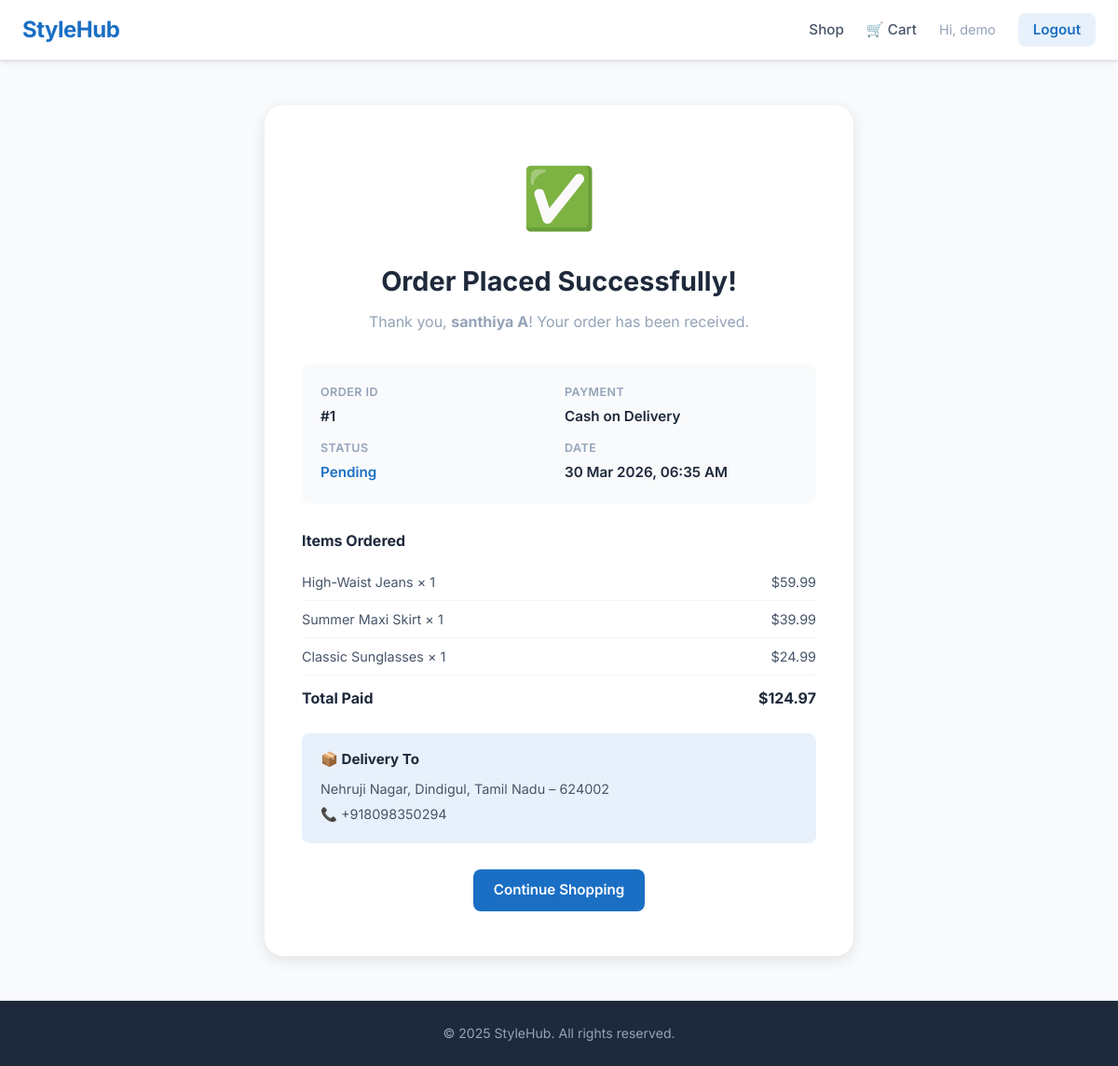
Screenshot of /order/confirmation/1/ (signed in) with the database file from the repository.
### store/models.py (models this page shows, shortened)
class Order(models.Model):
    STATUS_CHOICES = [
        ('pending', 'Pending'),
        ('processing', 'Processing'),
        ('shipped', 'Shipped'),
        ('delivered', 'Delivered'),
    ]
    user = models.ForeignKey(User, on_delete=models.CASCADE, related_name='orders')
    full_name = models.CharField(max_length=200)
    email = models.EmailField()
    phone = models.CharField(max_length=20)
    address = models.TextField()
    city = models.CharField(max_length=100)
    state = models.CharField(max_length=100)
    pincode = models.CharField(max_length=10)
    payment_method = models.CharField(max_length=50, default='Cash on Delivery')
    total_amount = models.DecimalField(max_digits=10, decimal_places=2)
    status = models.CharField(max_length=20, choices=STATUS_CHOICES, default='pending')
    created_at = models.DateTimeField(auto_now_add=True)

class OrderItem(models.Model):
    order = models.ForeignKey(Order, on_delete=models.CASCADE, related_name='items')
    product_name = models.CharField(max_length=200)
    product_price = models.DecimalField(max_digits=10, decimal_places=2)
    quantity = models.PositiveIntegerField()
    def get_subtotal(self):
        return self.product_price * self.quantity

### store/views.py (the view)
# urls.py: path('order/confirmation/<int:order_id>/', views.order_confirmation_view, name='order_confirmation'),
@login_required
def order_confirmation_view(request, order_id):
    order = get_object_or_404(Order, id=order_id, user=request.user)
    return render(request, 'store/order_confirmation.html', {
        'order': order,
        'cart_count': 0,
    })

### store/templates/store/order_confirmation.html (shortened to what this page needs)
{% extends 'store/base.html' %}
{% block content %}
<div class="confirmation-container">
  <div class="confirmation-card">
    <div class="confirm-icon">✅</div>
    <h2>Order Placed Successfully!</h2>
    <p class="confirm-sub">Thank you, <strong>{{ order.full_name }}</strong>! Your order has been received.</p>
    <div class="order-meta">
      <div class="order-meta-item">
        <span class="meta-label">Order ID</span>
        <span class="meta-value">#{{ order.id }}</span>
      </div>
      <div class="order-meta-item">
        <span class="meta-label">Payment</span>
        <span class="meta-value">{{ order.payment_method }}</span>
      </div>
      <div class="order-meta-item">
        <span class="meta-label">Status</span>
        <span class="meta-value status-badge">{{ order.get_status_display }}</span>
      </div>
      <div class="order-meta-item">
        <span class="meta-label">Date</span>
        <span class="meta-value">{{ order.created_at|date:"d M Y, h:i A" }}</span>
      </div>
    </div>
    <div class="order-items-table">
      <h4>Items Ordered</h4>
      {% for item in order.items.all %}
      <div class="confirm-item">
        <span>{{ item.product_name }} × {{ item.quantity }}</span>
        <span>${{ item.get_subtotal }}</span>
      </div>
      {% endfor %}
      <div class="confirm-total">
        <span>Total Paid</span>
        <span>${{ order.total_amount }}</span>
      </div>
    </div>
    <div class="delivery-info">
      <h4>📦 Delivery To</h4>
      <p>{{ order.address }}, {{ order.city }}, {{ order.state }} – {{ order.pincode }}</p>
      <p>📞 {{ order.phone }}</p>
    </div>
    <a href="{% url 'home' %}" class="btn-primary">Continue Shopping</a>
  </div>
</div>
{% endblock %}

### store/templates/store/base.html (shortened to what this page needs)
{% load static %}
<!DOCTYPE html>
<html lang="en">
<head>
  <link rel="stylesheet" href="{% static 'store/css/style.css' %}">
</head>
<body>
{% if user.is_authenticated %}
<header class="navbar">
  <div class="nav-inner">
    <a href="{% url 'home' %}" class="logo">StyleHub</a>
    <nav class="nav-links">
      <a href="{% url 'home' %}">Shop</a>
      <a href="{% url 'cart' %}" class="cart-link">
        🛒 Cart
      </a>
      <span class="nav-user">Hi, {{ user.username }}</span>
      <a href="{% url 'logout' %}" class="btn-logout">Logout</a>
    </nav>
  </div>
</header>
{% endif %}
<main>
  {% block content %}{% endblock %}
</main>
<footer class="footer">
  <p>&copy; 2025 StyleHub. All rights reserved.</p>
</footer>
</body>
</html>

### store/static/store/css/style.css (style rules this page uses)
*, *::before, *::after { box-sizing: border-box; margin: 0; padding: 0; }
:root { --blue: #1a6fc4; --blue-dark: #145aa0; --blue-light: #e8f1fb; --blue-mid: #2d8cff; --white: #ffffff; --gray-50: #f8fafc; --gray-100: #f1f5f9; --gray-200: #e2e8f0; --gray-400: #94a3b8; --gray-600: #475569; --gray-800: #1e293b; --red: #ef4444; --green: #22c55e; --shadow: 0 1px 3px rgba(0,0,0,.08), 0 2px 8px rgba(0,0,0,.06); --shadow-md: 0 4px 16px rgba(0,0,0,.10); --radius: 12px; --radius-sm: 8px; }
body { font-family: 'Inter', sans-serif; background: var(--gray-50); color: var(--gray-800); line-height: 1.6; min-height: 100vh; display: flex; flex-direction: column; }
a { text-decoration: none; color: inherit; }
.navbar { background: var(--white); border-bottom: 1px solid var(--gray-200); position: sticky; top: 0; z-index: 100; box-shadow: var(--shadow); }
.nav-inner { max-width: 1200px; margin: 0 auto; padding: 0 24px; height: 64px; display: flex; align-items: center; justify-content: space-between; }
.logo { font-size: 1.5rem; font-weight: 700; color: var(--blue); letter-spacing: -0.5px; }
.nav-links { display: flex; align-items: center; gap: 24px; font-size: 0.95rem; }
.nav-links a { color: var(--gray-600); font-weight: 500; transition: color .2s; }
.cart-link { position: relative; display: flex; align-items: center; gap: 4px; }
.nav-user { color: var(--gray-400); font-size: 0.9rem; }
.btn-logout { background: var(--blue-light); color: var(--blue) !important; padding: 6px 16px; border-radius: var(--radius-sm); font-weight: 600 !important; transition: background .2s !important; }
.btn-primary { display: inline-block; background: var(--blue); color: white !important; padding: 10px 22px; border-radius: var(--radius-sm); font-weight: 600; border: none; cursor: pointer; font-size: 0.95rem; transition: background .2s, transform .1s; text-align: center; }
.footer { margin-top: auto; background: var(--gray-800); color: var(--gray-400); text-align: center; padding: 24px; font-size: 0.88rem; }
.confirmation-container { max-width: 680px; margin: 48px auto; padding: 0 24px; }
.confirmation-card { background: white; border-radius: 20px; padding: 48px 40px; box-shadow: var(--shadow-md); text-align: center; }
.confirm-icon { font-size: 4rem; margin-bottom: 16px; }
.confirmation-card h2 { font-size: 1.8rem; font-weight: 700; margin-bottom: 8px; color: var(--gray-800); }
.confirm-sub { color: var(--gray-400); margin-bottom: 32px; font-size: 1rem; }
.order-meta { display: grid; grid-template-columns: 1fr 1fr; gap: 12px; background: var(--gray-50); border-radius: var(--radius-sm); padding: 20px; margin-bottom: 28px; text-align: left; }
.order-meta-item { display: flex; flex-direction: column; gap: 4px; }
.meta-label { font-size: 0.78rem; color: var(--gray-400); font-weight: 600; text-transform: uppercase; letter-spacing: .5px; }
.meta-value { font-size: 0.95rem; font-weight: 600; color: var(--gray-800); }
.status-badge { color: var(--blue); }
.order-items-table { text-align: left; margin-bottom: 24px; }
.order-items-table h4 { font-size: 1rem; font-weight: 700; margin-bottom: 12px; }
.confirm-item { display: flex; justify-content: space-between; padding: 8px 0; font-size: 0.9rem; border-bottom: 1px solid var(--gray-100); color: var(--gray-600); }
.confirm-total { display: flex; justify-content: space-between; padding: 12px 0 0; font-weight: 700; font-size: 1rem; color: var(--gray-800); }
.delivery-info { background: var(--blue-light); border-radius: var(--radius-sm); padding: 16px 20px; text-align: left; margin-bottom: 28px; }
.delivery-info h4 { font-size: 0.95rem; font-weight: 700; margin-bottom: 8px; }
.delivery-info p { font-size: 0.9rem; color: var(--gray-600); margin-bottom: 4px; }

### rows the page displays
Order: full_name "santhiya A", id "1", payment_method "Cash on Delivery", status "Pending", created_at "30 Mar 2026, 06:35 AM", total_amount "124.97", address "Nehruji Nagar", city "Dindigul", state "Tamil Nadu", pincode "624002", phone "+918098350294"
OrderItem: product_name "High-Waist Jeans", quantity "1", get_subtotal "59.99"
OrderItem: product_name "Summer Maxi Skirt", quantity "1", get_subtotal "39.99"
OrderItem: product_name "Classic Sunglasses", quantity "1", get_subtotal "24.99"

### other values shown
{{ user.username }} "demo"
